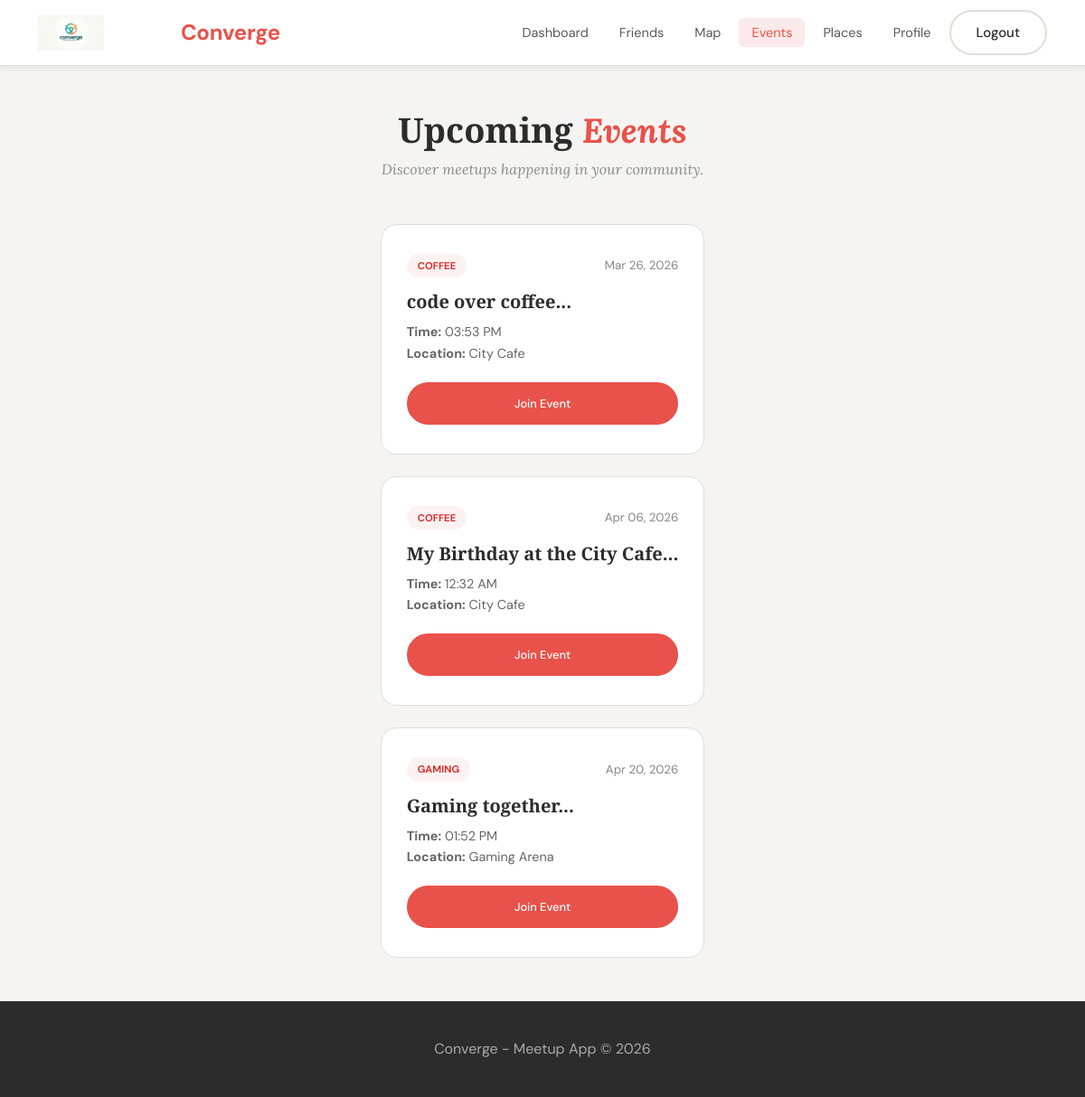
/events/view_events.php (signed in), run on the app's committed database.
### tables this page shows
CREATE TABLE `events` (
  `id` int NOT NULL AUTO_INCREMENT,
  `creator_id` int DEFAULT NULL,
  `place_id` int DEFAULT NULL,
  `event_time` datetime DEFAULT NULL,
  `description` text,
  PRIMARY KEY (`id`)
);

CREATE TABLE `places` (
  `place_id` int NOT NULL AUTO_INCREMENT,
  `place_name` varchar(100) DEFAULT NULL,
  `category` varchar(100) DEFAULT NULL,
  `lat` decimal(10,8) DEFAULT NULL,
  `lng` decimal(11,8) DEFAULT NULL,
  PRIMARY KEY (`place_id`)
);

### events/view_events.php (the view, shortened to what this page needs)
<?php
require_once '../config/db.php';
$user_id = $_SESSION["user_id"];
$sql = "SELECT e.*, p.place_name, p.category
        FROM events e
        LEFT JOIN places p ON e.place_id = p.place_id
        ORDER BY e.event_time ASC";
$result = $conn->query($sql);
$table_exists = $conn->query("SHOW TABLES LIKE 'event_participants'")->num_rows > 0;
?>
<!DOCTYPE html>
<html lang="en">
<head>
    <link rel="stylesheet" href="../style1.css">
</head>
<body>
<?php require_once '../includes/header.php'; ?>
<main class="dashboard-page">
    <div class="hero-content" style="text-align: center; margin-bottom: 40px;">
        <h1 class="page-title">Upcoming <em>Events</em></h1>
        <p class="page-subtitle">Discover meetups happening in your community.</p>
    </div>
    <div class="dashboard-grid">
        <?php while($row = $result->fetch_assoc()):
            $event_id = $row["id"];
            $is_joined = false;
            if ($table_exists) {
                $check = $conn->query("SELECT * FROM event_participants WHERE event_id='$event_id' AND user_id='$user_id'");
                $is_joined = ($check && $check->num_rows > 0);
            }
        ?>
        <div class="dash-card">
            <div style="display: flex; justify-content: space-between; align-items: center; margin-bottom: 15px;">
                <span style="background: #fdf2f2; color: #d63031; padding: 4px 12px; border-radius: 15px; font-size: 0.7rem; font-weight: bold; text-transform: uppercase;">
                    <?php echo htmlspecialchars($row['category'] ?? 'General'); ?>
                </span>
                <small style="color: #888;"><?php echo date('M d, Y', strtotime($row["event_time"])); ?></small>
            </div>
            <h3 style="margin-bottom: 10px;"><?php echo htmlspecialchars(substr($row["description"], 0, 40)); ?>...</h3>
            <p style="font-size: 0.9rem; color: #666; margin-bottom: 20px;">
                <strong>Time:</strong> <?php echo date('h:i A', strtotime($row["event_time"])); ?><br>
                <strong>Location:</strong> <?php echo htmlspecialchars($row["place_name"] ?? 'Unknown Venue'); ?>
            </p>
            <?php if($is_joined): ?>
                <a href="join_events.php?event_id=<?php echo $event_id; ?>" class="btn btn-gold" style="display: block; text-align: center; font-size: 0.8rem; text-decoration: none;">
                    View Details (Joined)
                </a>
            <?php else: ?>
                <a href="join_events.php?event_id=<?php echo $event_id; ?>" class="btn btn-primary" style="display: block; text-align: center; font-size: 0.8rem; text-decoration: none;">
                    Join Event
                </a>
            <?php endif; ?>
        </div>
        <?php endwhile; ?>
    </div>
</main>
<?php require_once '../includes/footer.php'; ?>
</body>
</html>

### style1.css (style rules this page uses)
:root { --red: #E8524A; --red-dark: #C8403A; --red-light: #FBEAE9; --gold: #F0C040; --gold-dark: #C9980A; --gold-light: #FDF6DC; --dark: #2C2C2C; --mid: #5A5A5A; --muted: #8A8A8A; --bg: #F5F4F2; --white: #FFFFFF; --border: #E2DDD8; --header-h: 72px; --radius: 10px; --radius-lg: 18px; --shadow-sm: 0 2px 8px rgba(44,44,44,.08); --shadow-md: 0 6px 24px rgba(44,44,44,.12); --shadow-lg: 0 16px 48px rgba(44,44,44,.15); --transition: .22s cubic-bezier(.4,0,.2,1); }
*, *::before, *::after { box-sizing: border-box; margin: 0; padding: 0; }
html { scroll-behavior: smooth; }
body { font-family: 'DM Sans', sans-serif; font-size: 16px; color: var(--dark); background: var(--bg); line-height: 1.65; min-height: 100vh; display: flex; flex-direction: column; }
main { flex: 1; }
a { color: inherit; text-decoration: none; transition: color var(--transition); }
h1, h2, h3, h4, h5 { font-family: 'Playfair Display', Georgia, serif; line-height: 1.2; color: var(--dark); }
em { font-family: 'Lora', Georgia, serif; font-style: italic; color: var(--red); }
p { font-family: 'DM Sans', sans-serif; }
.btn { display: inline-block; padding: 11px 28px; border-radius: 50px; font-family: 'DM Sans', sans-serif; font-size: 15px; font-weight: 500; cursor: pointer; border: 2px solid transparent; transition: all var(--transition); text-align: center; white-space: nowrap; text-decoration: none; }
.btn-primary { background: var(--red); color: var(--white); border-color: var(--red); }
.hero-content { max-width:700px; text-align:center; }
.btn { padding:12px 28px; border-radius:6px; text-decoration:none; font-weight:600; }
.btn-primary { background:#ef4444; color:white; }
.hero-content { position: relative; z-index: 2; max-width: 600px; }
.dashboard-page { max-width: 1180px; margin: 0 auto; padding: 48px 32px; }
.page-title { font-family: 'Playfair Display', Georgia, serif; font-size: 38px; font-weight: 900; margin-bottom: 6px; }
.page-subtitle { font-family: 'Lora', Georgia, serif; font-style: italic; font-size: 16px; color: var(--muted); margin-bottom: 48px; }
.dashboard-grid { display: grid; grid-template-columns: repeat(auto-fit, minmax(260px, 1fr)); gap: 24px; }
.dash-card { background: var(--white); border: 1.5px solid var(--border); border-radius: var(--radius-lg); padding: 32px 28px; text-decoration: none; color: inherit; transition: all var(--transition); display: block; }
.dash-card h3 { font-family: 'Playfair Display', Georgia, serif; font-size: 20px; margin-bottom: 8px; }
.dash-card p { font-size: 14px; color: var(--muted); line-height: 1.6; }

### assets/css/style.css (style rules this page uses)
:root { --red: #E8524A; --red-dark: #C8403A; --red-light: #FBEAE9; --gold: #F0C040; --gold-dark: #C9980A; --gold-light: #FDF6DC; --dark: #2C2C2C; --mid: #5A5A5A; --muted: #8A8A8A; --bg: #F5F4F2; --white: #FFFFFF; --border: #E2DDD8; --header-h: 72px; --radius: 10px; --radius-lg: 18px; --shadow-sm: 0 2px 8px rgba(44,44,44,.08); --shadow-md: 0 6px 24px rgba(44,44,44,.12); --shadow-lg: 0 16px 48px rgba(44,44,44,.15); --transition: .22s cubic-bezier(.4,0,.2,1); }
*, *::before, *::after { box-sizing: border-box; margin: 0; padding: 0; }
html { scroll-behavior: smooth; }
body { font-family: 'DM Sans', sans-serif; font-size: 16px; color: var(--dark); background: var(--bg); line-height: 1.65; min-height: 100vh; display: flex; flex-direction: column; }
h1, h2, h3, h4, h5 { font-family: 'Playfair Display', Georgia, serif; line-height: 1.2; color: var(--dark); }
a { color: inherit; text-decoration: none; transition: color var(--transition); }
.btn { display: inline-block; padding: 11px 28px; border-radius: 50px; font-weight: 500; cursor: pointer; border: 2px solid transparent; transition: all var(--transition); text-align: center; }
.btn-primary { background: var(--red); color: var(--white); border-color: var(--red); }

### data on the page
events: place.category "COFFEE", event_time "Mar 26, 2026", description "code over coffee", event_time "03:53 PM", place.place_name "City Cafe"
events: place.category "COFFEE", event_time "Apr 06, 2026", description "My Birthday at the City Cafe", event_time "12:32 AM", place.place_name "City Cafe"
events: place.category "GAMING", event_time "Apr 20, 2026", description "Gaming together", event_time "01:52 PM", place.place_name "Gaming Arena"

### other printed values
$_SESSION['username'] "Profile"
